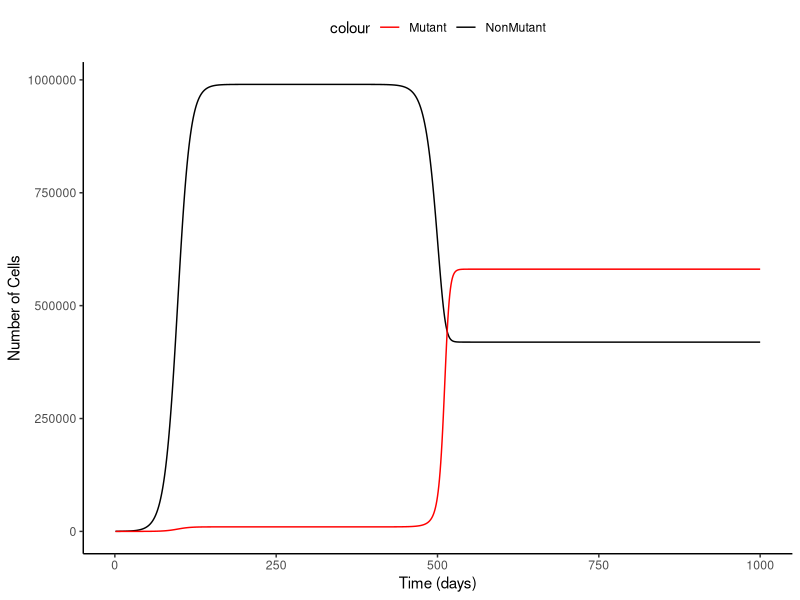

Generate this figure with R:
# Exercise 10
# Cancer drug resistance growth model - Dynamic Modeling

# load packages
library(ggplot2)

#  variables
#starting point
N0=99
M0=1
# parameters: growth rate and limitations
rN = rM = 0.1
rN_drug = -0.1
rM_drug = 0.5
K=1000000
timesteps = 1000
eQ=285

# create vector to store N's and M's
Ns=numeric(length=timesteps)
Ns[1]=N0
Ms=numeric(length=timesteps)
Ms[1]=M0

#for loop
for(t in 1:(timesteps-1)){
  if (t<=eQ){
      #normal population
      Ns[t+1] = Ns[t]+(rN*Ns[t]*((1-(Ns[t]+Ms[t])/K)))
      #mutant population
      Ms[t+1] = Ms[t]+(rM*Ms[t]*((1-(Ns[t]+Ms[t])/K)))
  } else {
      #normal population
      Ns[t+1] = Ns[t]+(rN_drug*Ns[t]*(1-((Ns[t]+Ms[t])/K)))
      #mutant population
      Ms[t+1] = Ms[t]+(rM_drug*Ms[t]*(1-((Ns[t]+Ms[t])/K)))
  }
}

# plot simulation
simEvents<-data.frame(time=1:length(Ns),N=Ns,M=Ms)
ggplot(data=simEvents)+
  geom_line(aes(x=time,y=N,colour="NonMutant"))+
  geom_line(aes(x=time,y=M,colour="Mutant"))+
  theme_classic()+
  theme(legend.position="top")+
  scale_colour_manual(values=c("NonMutant"="black", "Mutant"="red"))+
  xlab("Time (days)")+
  ylab("Number of Cells")
